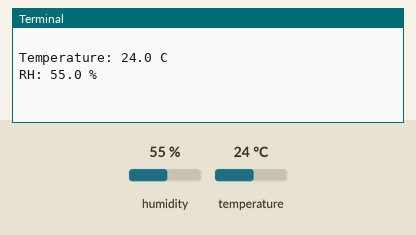
Recording of a program running on a simulated Raspberry Pi (BCM pin numbers). On the bench: the last lines printed to the terminal. Inputs (shaded band) come from the test bench; at power-on: humidity 55 %, temperature 24 °C.

Above: at 1.2 s.
1.3 s: humidity set to 22 %
At 6.4 s:
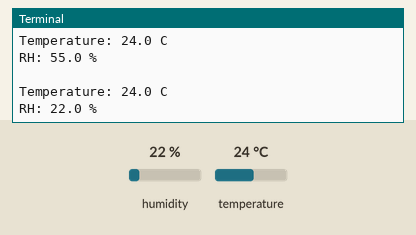
7.3 s: temperature set to 12 °C
At 11.4 s:
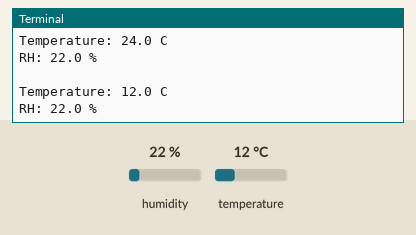
13.3 s: humidity set to 40 %
At 16.5 s:
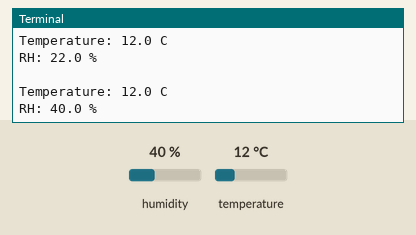
Timing chart, 0 to 18.0 s (numbered marks = the images above; inputs shaded):
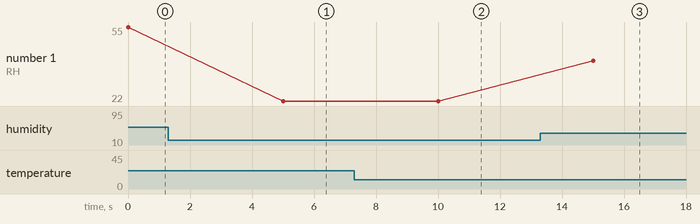

Measured:
- after the input at 1.3 s, the terminal: prints a new line after 3.7 s (image 1)
- after the input at 7.3 s, the terminal: prints a new line after 2.7 s (image 2)
- after the input at 13.3 s, the terminal: prints a new line after 1.7 s (image 3)
- plotted number 1: 55 → 22 after the input at 1.3 s, 22 → 40 after the input at 13.3 s

The program:

TemperatureSensorTest.py
```python
#
# TemperatureSensorTest.py - This is the Python code used to demonstrate
# the data that is received from the AHT20 temperature sensor board.
#
# This code works with the test circuit that was built for module 6.
#
#------------------------------------------------------------------
# Change History
#------------------------------------------------------------------
# Version   |   Description
#------------------------------------------------------------------
#    1          Initial Development
#------------------------------------------------------------------

##
## Import necessary to provide timing in the main loop
##
from time import sleep

##
## Imports necessary to provide connectivity to the
## sensor and the I2C bus
##
import board
import adafruit_ahtx0

##
## Create an I2C instance so that we can communicate with
## devices on the I2C bus.
##
i2c = board.I2C()

##
## Initialize our Temperature and Humidity sensor
##
thSensor = adafruit_ahtx0.AHTx0(i2c)

##
## Setup the flag that will control our main loop
##
repeat = True

##
## Loop until the user issues a KeyboardInterrupt (CTRL-C)
##
while repeat:
    try:
        ##
        ## Print basic temperature and humidity information.
        ## The temperature is in Degrees Celsius, the
        ## Relative Humidity is in %. The accuracy of measurement
        ## should be +/- .3 degrees for tempeature and
        ## +/- 2% for humidity
        ##
        print("\nTemperature: %0.1f C" % thSensor.temperature)
        print("RH: %0.1f %%" % thSensor.relative_humidity)
        sleep(5)
    except KeyboardInterrupt:
        ## Catch the keyboard interrupt and exit gracefully
        print("Exiting...")
        repeat = False
```
